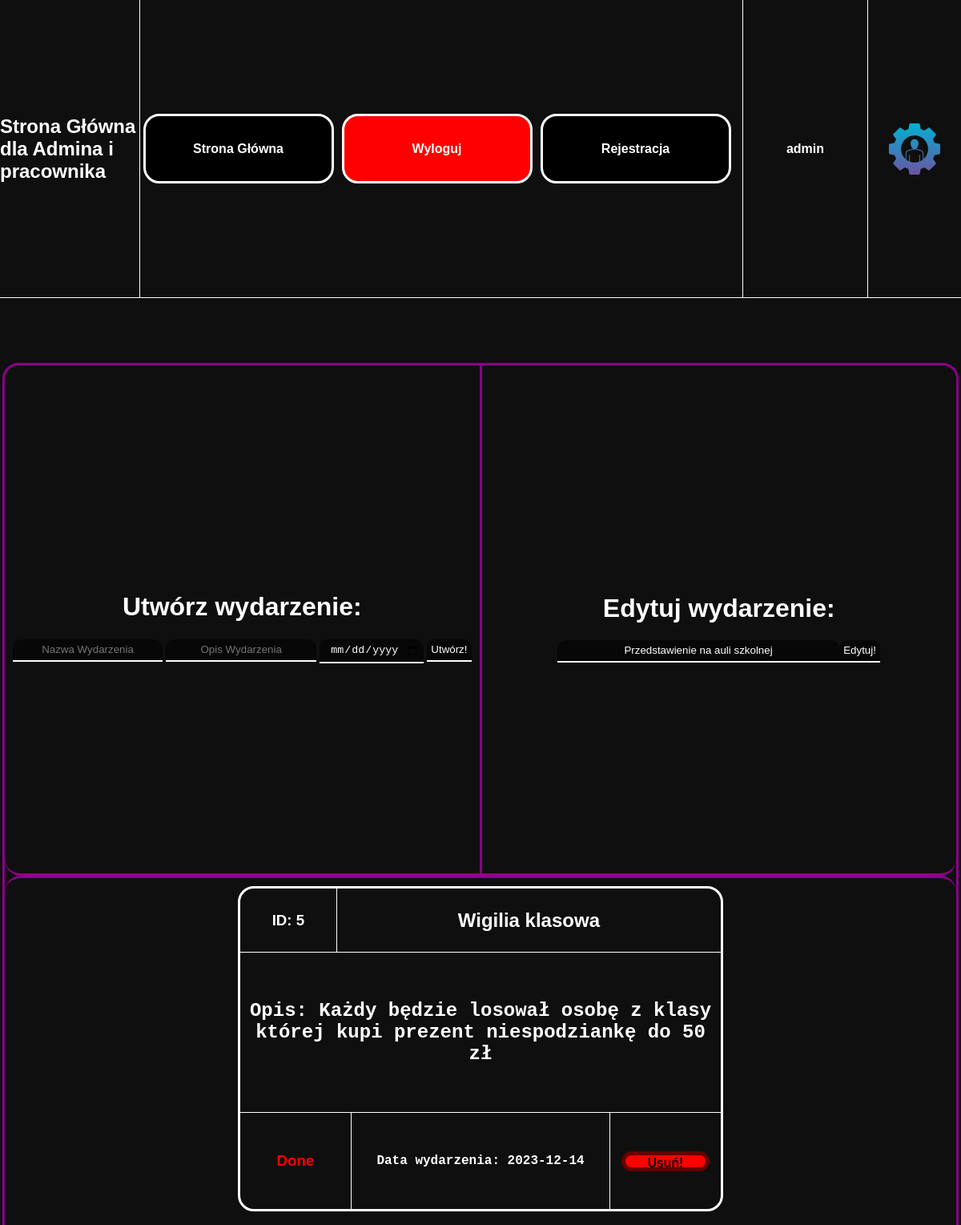
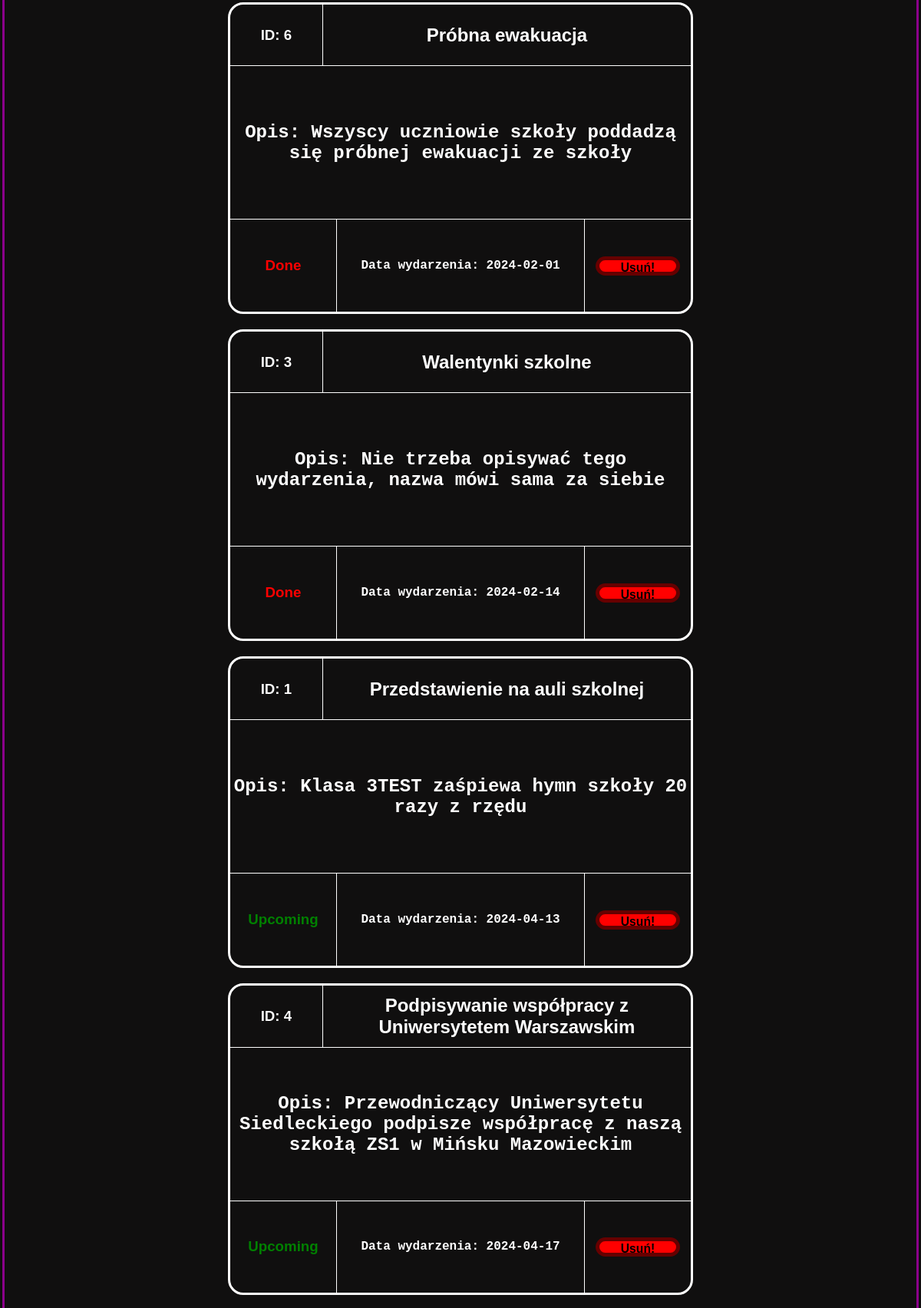
The page /indexadminiuzytkownik.php (signed in, upper part) on the database its author committed (2 pictures, top to bottom).
### tables this page shows
CREATE TABLE `wydarzenia` (
  `ID` int(11) NOT NULL,
  `nazwa_wyd` text NOT NULL,
  `opis_wyd` text NOT NULL,
  `data_wyd` date NOT NULL
);

### indexadminiuzytkownik.php (the view, shortened to what this page needs)
<!DOCTYPE html>
<html lang="en">
<head>
    <link rel="stylesheet" href="style.css">
</head>
<body>
    <div id="ogol">
        <div id="menu">
            <div id="menlewolewo">
                <h1>Strona Główna dla Admina i pracownika</h1>
            </div>
            <div id="menlewo">
                <?php
                include 'menuadmin.php';
                ?>
            </div>
            <div id="menprawo">
                <?php
                if (isset($_SESSION['user'])) {
                    echo $_SESSION['user'];
                } else {
                    echo "";
                }
                ?>
            </div>
            <div id="menprawoprawo">
            </div>
        </div>
        <div id="tresc">
            <div id="trescogol">
                <div id="trescogolgora">
                    <div id="trescogolgoralewo">
                        <h1>Utwórz wydarzenie: </h1>
                        <form action="" method="POST">
                            <input type="text" class="input" name="tytul" placeholder="Nazwa Wydarzenia" style="text-align: center;" required>
                            <input type="text" class="input" name="opis" placeholder="Opis Wydarzenia" style="text-align: center;" required>
                            <input type="date" class="input" name="data" placeholder="Data Wydarzenia" required>
                            <input type="submit" class="input" name="wyss" value="Utwórz!">
                        </form>
                    </div>
                    <div id="trescogolgoraprawo">
                        <h1>Edytuj wydarzenie: </h1>
                        <form action="edycja.php" method="POST">
                            <?php
                            $host = "localhost";
                            $dbuser = "root";
                            $dbpassword = "";
                            $dbname = "Aaawlasny_projekt_BS";
                            $conn = mysqli_connect($host, $dbuser, $dbpassword, $dbname);
                            echo "<select name='edyt' class='input'>";
                            $sql = "SELECT * FROM `wydarzenia` WHERE 1";
                            $result = $conn->query($sql);
                            if ($result->num_rows > 0) {
                                while ($row = $result->fetch_assoc()) {
                                    echo "<option value='" . $row['ID'] . "'>" . $row['nazwa_wyd'] . "</option>";
                                }
                                echo "</select>";
                                echo '<input type="submit" class="input" name="submit" value="Edytuj!">';
                            } else {
                                echo "<option value=''>Brak kandydatów</option>";
                            }
                            ?>
                        </form>
                    </div>
                </div>
                <div id="trescogoldol">
                    <?php
                    $host = "localhost";
                    $dbuser = "root";
                    $dbpassword = "";
                    $dbname = "Aaawlasny_projekt_BS";
                    $conn = mysqli_connect($host, $dbuser, $dbpassword, $dbname);
                    $sql = "SELECT `ID`, `nazwa_wyd`, `opis_wyd`, `data_wyd` FROM `wydarzenia`ORDER BY `data_wyd` ASC";
                    $result = $conn->query($sql);
                    if ($result->num_rows > 0) {
                        while ($row = $result->fetch_assoc()) {
                            echo "<div id = 'wydarzenie'>";
                            echo "<div id = 'divgora'>";
                            echo "<div id = 'divgoralewo'>";
                            echo "<h3>" . "ID: " .  $row['ID'] . "</h3>";
                            echo "</div>";
                            echo "<div id = 'divgoraprawo'>";
                            echo "<h2 id='nazwa_wyd'>" .   $row['nazwa_wyd'] . "</h2>";
                            echo "</div>";
                            echo "</div>";
                            echo "<div id = 'divsrodek'>";
                            echo "<h2>" . "Opis: " . $row['opis_wyd'] . "</h2>";
                            echo "</div>";
                            echo "<div id = 'divdol'>";
                            echo "<div id = 'divdollewolewo'>";
                            $date = new DateTime($row['data_wyd']);
                            $now = new DateTime();
                            if ($date >= $now) {
                                echo "<h3 id ='dobre'>Upcoming</h3>";
                            } else {
                                echo "<h3 id ='zle'>Done</h3>";
                            }
                            echo "</div>";
                            echo "<div id = 'divdollewo'>";
                            echo "<h4>" . "Data wydarzenia: " . $row['data_wyd'] . "</h4>";
                            echo "</div>";
                            echo "<div id = 'divdolprawo'>";
                            echo "<form method='POST' action=''>";
                            echo "<input type='submit' class='input1' name='usun' value='Usuń!' style='width: 110px;'>";
                            echo "</form>";
                            echo "</div>";
                            echo "</div>";
                            echo "</div>";
                        }
                    } else {
                        echo "<h1>Brak Wydarzeń</h1>";
                    }
                    ?>
                </div>
            </div>
        </div>
    </div>
</body>
</html>

### style.css (style rules this page uses)
body { background-color: rgb(16, 15, 15); color: white; margin: 0px; overflow: hidden; }
#ogol { display: flex; flex-direction: column; width: 100%; height: 100vh; }
#menu { display: flex; flex-direction: row; color: white; width: 100%; height: 10%; border-bottom: 0.5px solid white; }
#menlewo { display: flex; flex-direction: row; align-items: center; justify-content: center; width: 65%; height: 100%; border-right: 0.5px solid white; }
#menlewolewo { display: flex; flex-direction: row; align-items: center; justify-content: center; width: 15%; height: 100%; border-right: 0.5px solid white; }
#menprawo { display: flex; align-items: center; justify-content: center; width: 10%; height: 100%; padding: 0 20px; color: white; font-family: Arial, Helvetica, sans-serif; font-weight: bold; font-size: 16px; }
#menprawoprawo { display: flex; align-items: center; justify-content: center; flex-direction: row; border-left: 0.5px solid white; width: 10%; height: 100%; }
#menlewolewo h1 { font-size: 1.5em; margin: 0; padding: 0; }
#tresc { display: flex; align-items: center; justify-content: center; flex-direction: column; width: 100%; height: 90%; }
#trescogol { display: flex; align-items: center; justify-content: center; flex-direction: column; border: solid darkmagenta 3px; border-radius: 20px; width: 99%; height: 95%; }
#trescogolgora { display: flex; align-items: center; justify-content: center; flex-direction: row; border-bottom: solid darkmagenta 3px; border-radius: 20px; width: 100%; height: 20%; }
#trescogolgoralewo { display: flex; align-items: center; justify-content: center; flex-direction: column; border-right: solid darkmagenta 3px; width: 50%; height: 100%; }
#trescogolgoraprawo { display: flex; align-items: center; justify-content: center; flex-direction: column; width: 50%; height: 100%; }
#trescogoldol { display: flex; align-items: baseline; justify-content: center; flex-direction: row; flex-wrap: wrap; overflow-y: auto; border-top: solid darkmagenta 3px; border-radius: 20px; width: 100%; height: 80%; }
#wydarzenie { display: flex; align-items: center; justify-content: center; flex-direction: column; margin: 10px; border: solid white 3px; font-family: "Lucida Console", "Courier New", monospace; text-align: center; border-radius: 20px; width: 600px; height: 400px; }
#divgora { display: flex; align-items: center; justify-content: center; flex-direction: row; border-bottom: solid white 0.5px; width: 100%; height: 20%; }
#divgoralewo { display: flex; align-items: center; justify-content: center; border-right: solid white 0.5px; width: 20%; height: 100%; }
#divgoraprawo { display: flex; align-items: center; justify-content: center; width: 80%; height: 100%; }
#divsrodek { display: flex; align-items: center; justify-content: center; flex-direction: row; flex-wrap: wrap; overflow: auto; border-bottom: solid white 0.5px; width: 100%; height: 50%; }
#divdol { display: flex; align-items: center; justify-content: center; flex-direction: row; width: 100%; height: 30%; }
#divdollewo { display: flex; align-items: center; justify-content: center; flex-direction: row; border-right: solid white 0.5px; width: 70%; height: 100%; }
#divdollewolewo { display: flex; align-items: center; justify-content: center; border-right: solid white 0.5px; width: 30%; height: 100%; }
#divdolprawo { display: flex; align-items: center; justify-content: center; flex-direction: column; gap: 4px; width: 30%; height: 100%; }
.input1 { background-color: rgb(255, 0, 0); border: solid rgb(102, 0, 0) 5px; border-radius: 20px; transition: 0.3s ease; text-align: center; font-family: Arial, Helvetica, sans-serif; font-weight: bold; font-size: 98%; color: black; width: 170px; height: 25px; }
.input { text-align: center; appearance: none; border: none; outline: none; border-bottom: 0.2em solid rgb(255, 255, 255); background: rgba(0, 0, 0, 0.5); border-radius: 10px 10px 0 0; padding: 0.4em; color: rgb(255, 255, 255); }
h1 { font-family: "Tahoma", sans-serif; }
h3 { font-family: "Tahoma", sans-serif; }
#dobre { color: green; }
#zle { color: red; }
#nazwa_wyd { font-family: "Tahoma", sans-serif; }

### rows shown on the page
wydarzenia: ID "5", nazwa_wyd "Wigilia klasowa", opis_wyd "Każdy będzie losował osobę z klasy której kupi prezent niespodziankę do 50 zł", shows "Done", data_wyd "2023-12-14"
wydarzenia: ID "6", nazwa_wyd "Próbna ewakuacja", opis_wyd "Wszyscy uczniowie szkoły poddadzą się próbnej ewakuacji ze szkoły", shows "Done", data_wyd "2024-02-01"
wydarzenia: ID "3", nazwa_wyd "Walentynki szkolne", opis_wyd "Nie trzeba opisywać tego wydarzenia, nazwa mówi sama za siebie", shows "Done", data_wyd "2024-02-14"
wydarzenia: ID "1", nazwa_wyd "Przedstawienie na auli szkolnej", opis_wyd "Klasa 3TEST zaśpiewa hymn szkoły 20 razy z rzędu", shows "Upcoming", data_wyd "2024-04-13"
wydarzenia: ID "4", nazwa_wyd "Podpisywanie współpracy z Uniwersytetem Warszawskim", opis_wyd "Przewodniczący Uniwersytetu Siedleckiego podpisze współpracę z naszą szkołą ZS1 w Mińsku Mazowieckim", shows "Upcoming", data_wyd "2024-04-17"

### other values the page prints
$_SESSION['user'] "admin"
form field edyt "Przedstawienie na auli szkolnej"
